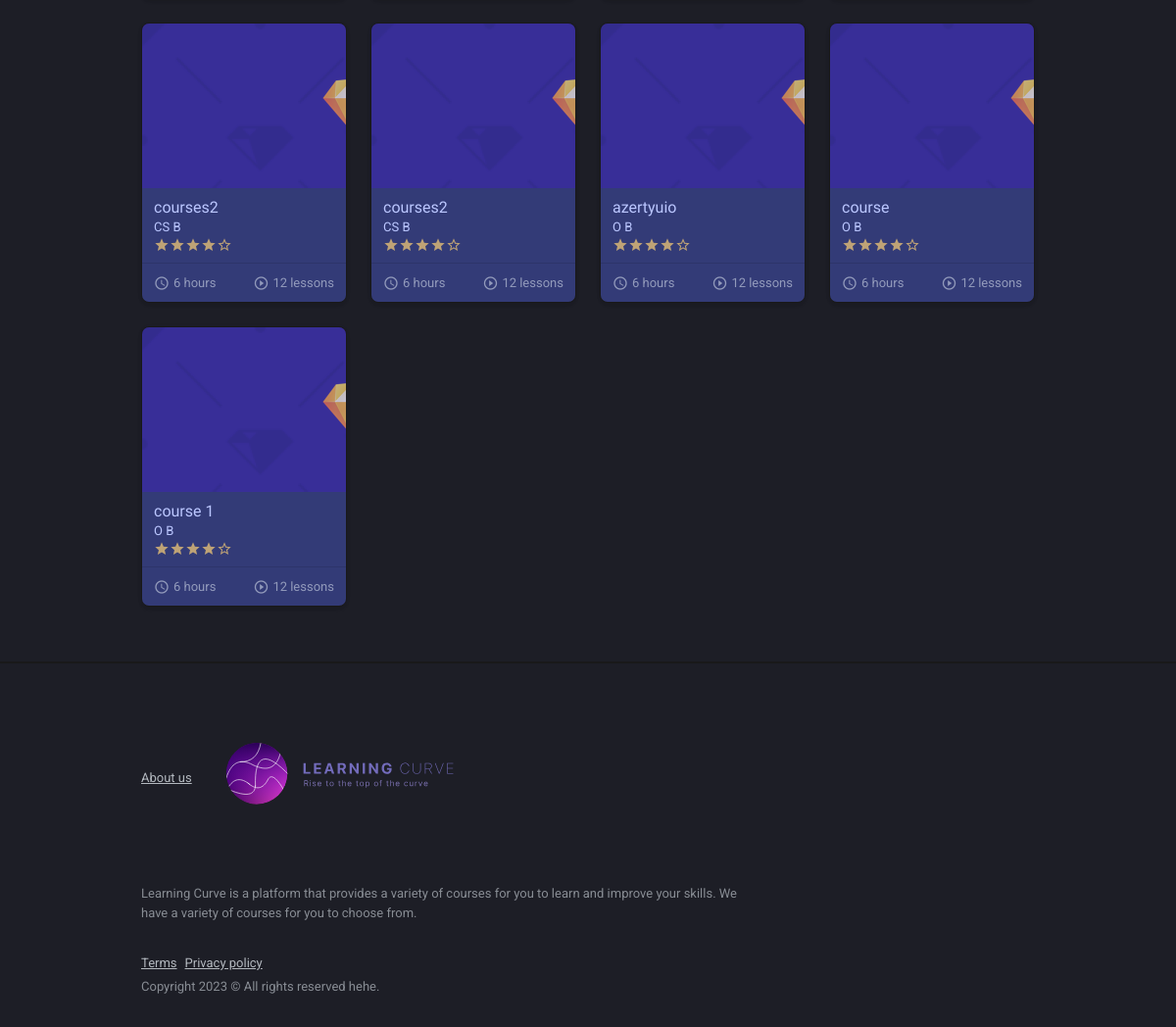
The app's page /learningcurveapp/student-courses/ (signed in, lower part), older data.
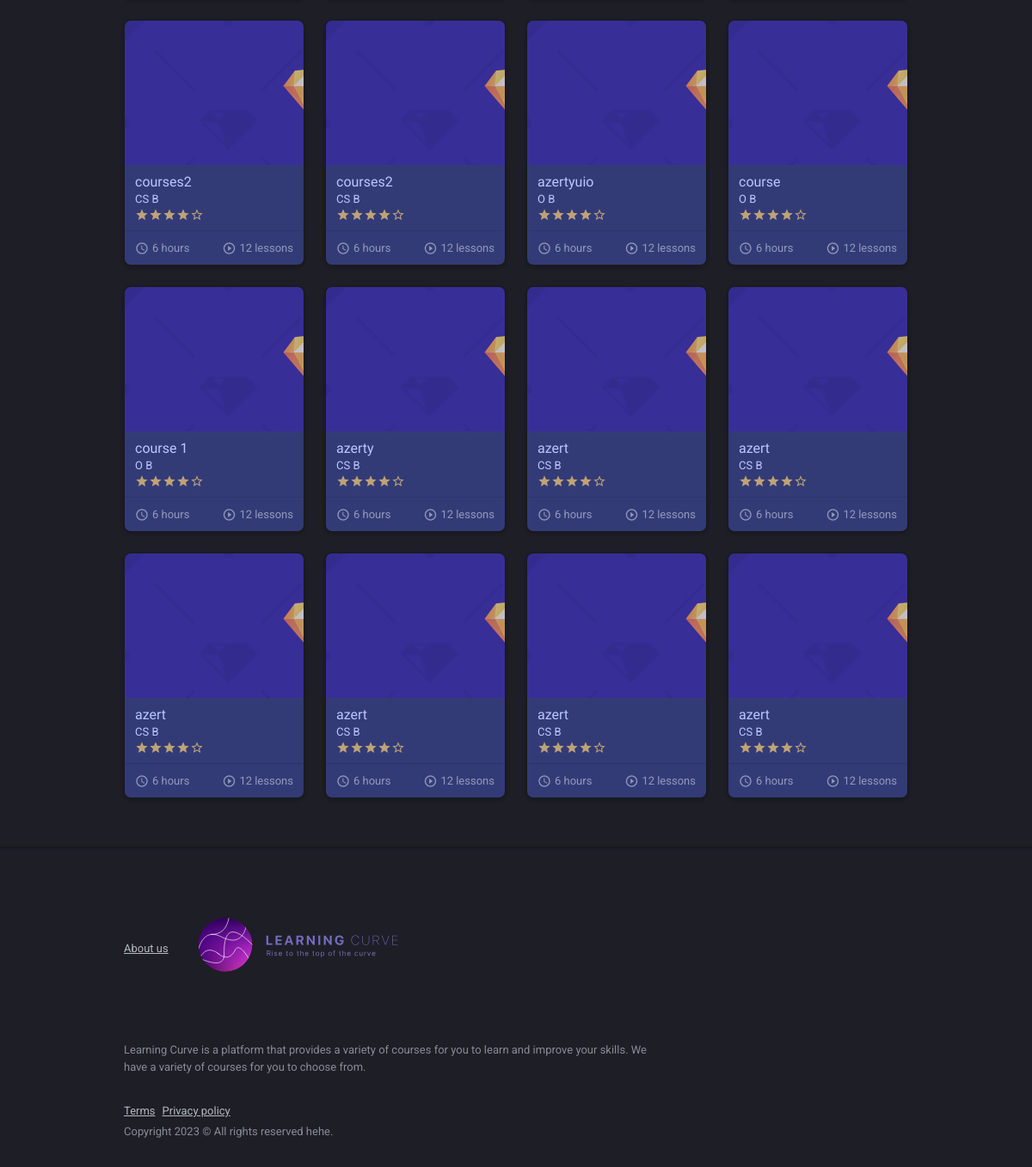
The same page, newer data.
### learningcurveapp/models.py (models this page shows, shortened)
class Course(models.Model):
    title = models.CharField(max_length=100)
    description = models.TextField()
    author = models.ForeignKey(Author, on_delete=models.CASCADE, related_name='course_author')
    topic = models.CharField(choices=TOPIC, max_length=10, default='O')
    difficulty = models.CharField(choices=LEVELS, max_length=1, default='B')
    subtitle = models.CharField(max_length=300, default='O')

### learningcurveapp/views.py (the view)
# urls.py: path('student-courses/', views.student_courses, name='student-courses'),
@login_required
def student_courses(request):
    courses = Course.objects.all()
    return render(request, 'learningcurveapp/private-courses.html',{'courses':courses,'role':'role','form':FilterForm()})

### learningcurveapp/templates/learningcurveapp/private-courses.html (shortened to what the changed rows need)
<!DOCTYPE html>
<html lang="en"
      dir="ltr"
      class="dark-mode">
<head>
    {% load static %}
    <link type="text/css"
          href="https://cdnjs.cloudflare.com/ajax/libs/spinkit/1.2.5/spinkit.min.css"
          rel="stylesheet">
    <link type="text/css"
          href="https://cdnjs.cloudflare.com/ajax/libs/jquery.perfect-scrollbar/1.5.2/css/perfect-scrollbar.min.css"
          rel="stylesheet">
    <link type="text/css"
          href="https://cdnjs.cloudflare.com/ajax/libs/font-awesome/5.15.3/css/all.min.css"
          rel="stylesheet">
    <link type="text/css"
          href="{% static 'learningcurveapp/css/preloader.css' %}"
          rel="stylesheet">
    <link type="text/css"
          href="{% static 'learningcurveapp/css/app.css' %}"
          rel="stylesheet">
    <link type="text/css"
          href="{% static 'learningcurveapp/css/dark.css' %}"
          rel="stylesheet">
</head>
<body class="layout-app ">
<div class="mdk-drawer-layout js-mdk-drawer-layout"
     data-push
     data-responsive-width="992px">
    <div class="mdk-drawer-layout__content page-content">
        <div class="container page__container page-section">
            <div class="row card-group-row">
                {% for c in courses %}
                <div class="col-md-6 col-lg-4 col-xl-3 card-group-row__col">
                    <div class="card card-sm card--elevated p-relative o-hidden overlay overlay--primary-dodger-blue js-overlay card-group-row__card"
                         data-toggle="popover"
                         data-trigger="click">
                        <a href="student-course.html"
                           class="card-img-top js-image"
                           data-position=""
                           data-height="140">
                            <img src="{% static 'learningcurveapp/images/paths/sketch_430x168.png' %}"
                                 alt="course">
                            <span class="overlay__content">
                                        </span>
                        </a>
                        <div class="card-body flex">
                            <div class="d-flex">
                                <div class="flex">
                                    <a class="card-title"
                                       href="{% url 'teacher-course' id=c.id %}">{{c.title}}</a>
                                    <small>{{c.topic}}   {{c.difficulty}}</small>
                                </div>
                            </div>
                            <div class="d-flex">
                                <div class="rating flex">
                                    <span class="rating__item"><span class="material-icons">star</span></span>
                                    <span class="rating__item"><span class="material-icons">star</span></span>
                                    <span class="rating__item"><span class="material-icons">star</span></span>
                                    <span class="rating__item"><span class="material-icons">star</span></span>
                                    <span class="rating__item"><span class="material-icons">star_border</span></span>
                                </div>
                            </div>
                        </div>
                        <div class="card-footer">
                            <div class="row justify-content-between">
                                <div class="col-auto d-flex align-items-center">
                                    <span class="material-icons icon-16pt text-50 mr-4pt">access_time</span>
                                    <p class="flex text-50 lh-1 mb-0"><small>6 hours</small></p>
                                </div>
                                <div class="col-auto d-flex align-items-center">
                                    <span class="material-icons icon-16pt text-50 mr-4pt">play_circle_outline</span>
                                    <p class="flex text-50 lh-1 mb-0"><small>12 lessons</small></p>
                                </div>
                            </div>
                        </div>
                    </div>
                </div>
                {% endfor %}
            </div>
        </div>
    </div>
</div>
</body>
</html>

Row changes from the older to the newer data that the page shows:
added Course: title "azerty", topic "CS", difficulty "B"
added Course: title "azert", topic "CS", difficulty "B"
added Course: title "azert", topic "CS", difficulty "B"
added Course: title "azert", topic "CS", difficulty "B"
added Course: title "azert", topic "CS", difficulty "B"
added Course: title "azert", topic "CS", difficulty "B"
added Course: title "azert", topic "CS", difficulty "B"
